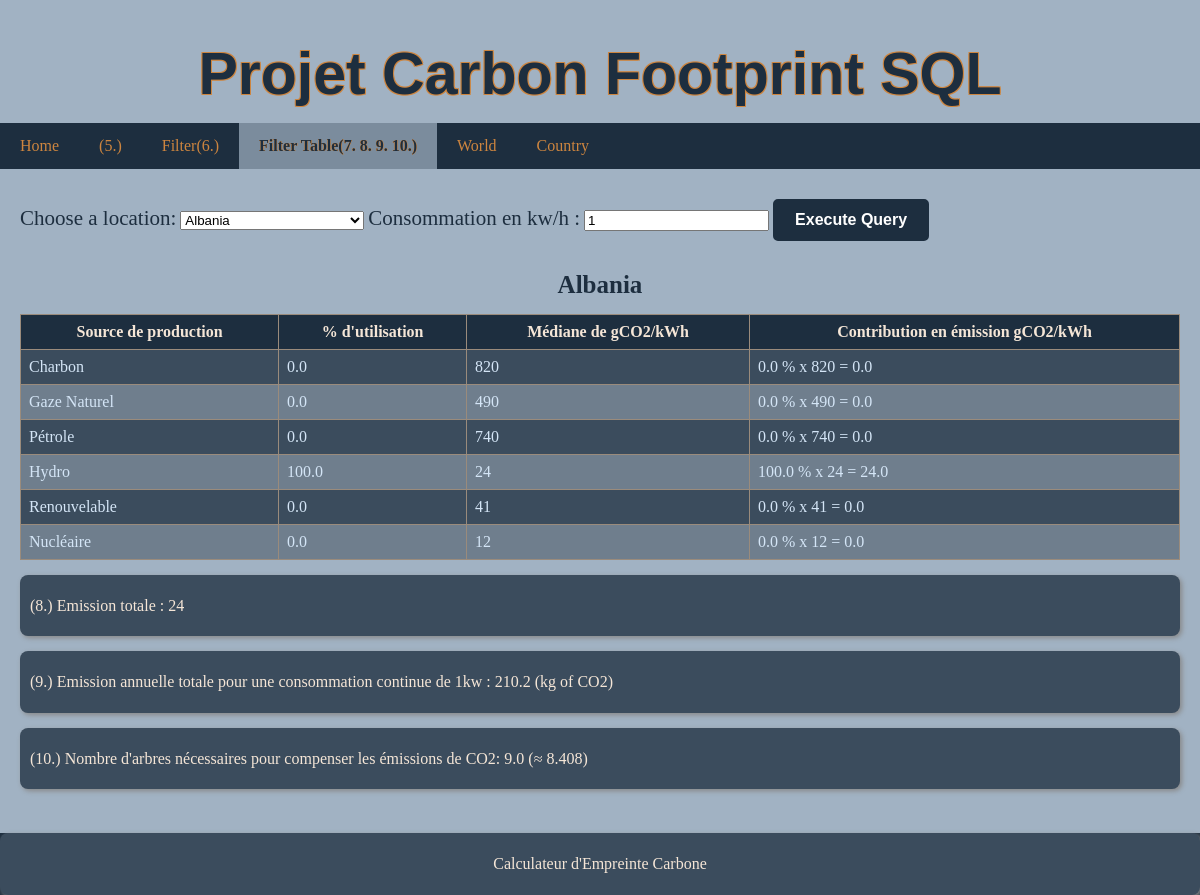
Page /filter_table on the committed database.
### tables this page shows
CREATE TABLE Country (
	Country VARCHAR(50),
	Coal REAL,
	Gas REAL,
	Oil REAL,
	Hydro REAL,
	Renewable REAL,
	Nuclear REAL
);

### app/app.py (the view)
@app.route('/filter_table', methods=['GET', 'POST'])
def filter_table():
    titles = []
    comments = []
    total_ft = 0
    consumed_e = "1"
    country_value = 'Albania'
    countries = query_database("SELECT Country FROM Country")
    countries = [country[0] for country in countries]
    select_options = countries
    median = [820, 490, 740, 24, 41, 12]
    rows_name = ['Charbon', 'Gaze Naturel', 'Pétrole', 'Hydro', 'Renouvelable', 'Nucléaire']
    cols = ['Source de production', '% d\'utilisation', 'Médiane de gCO2/kWh', 'Contribution en émission gCO2/kWh']
    if request.method == 'POST':
        selected_opt = request.form['select_opts']
        country_value = selected_opt
        if request.form['kw-hours'] :
            consumed_e = request.form['kw-hours']
        titles = selected_opt
        if selected_opt in countries:
            query_result = query_database(f"SELECT * FROM Country WHERE Country = '{selected_opt}';")[0]
    else :
        titles = 'Albania'
        query_result = query_database(f"SELECT * FROM Country WHERE Country = 'Albania';")[0]
    for i in range(6):
        total_ft += round(query_result[i+1]*median[i]/100)
    comments.append(f"(8.) Emission totale : {total_ft}")
    yearly_ft = round(total_ft/1000*24*365*int(consumed_e), 1)
    comments.append(f"(9.) Emission annuelle totale pour une consommation continue de {consumed_e}kw : {yearly_ft} (kg of CO2)")
    comments.append(f"(10.) Nombre d'arbres nécessaires  pour compenser les émissions de CO2: {(yearly_ft//25)+1} (≈ {yearly_ft/25})")
    return render_template('custom.html', query_result=query_result, select_options=select_options, \
        cols = cols, active_tab = 'filter_table', median = median, rows_name = rows_name, \
        titles = titles, total_ft = total_ft, comments = comments, consumed_e=consumed_e, \
        country_value=country_value)

### app/app.py (called while the page is built)
def query_database(query):
    try:
        conn = sqlite3.connect(DATABASE)
        c = conn.cursor()
        c.execute(query)
        data = c.fetchall()
        conn.close()
        return data
    except sqlite3.Error as e:
        return f"An error occurred: {e}"

### app/templates/custom.html
{% extends "base.html" %}
{% block content %}
        {% if active_tab == 'filter' %}
        <form action="/filter" method="post">
        {% elif active_tab == 'filter_table' %}
        <form action="/filter_table" method="post">
        {% endif %}
            <label for="opts-select">Choose a location:</label>
            <select name="select_opts" id="opts-select", value ={{ country_value }}>
                {% for opt in select_options %}
                    <option value="{{ opt }}" {% if opt == country_value %} selected {% endif %}>{{ opt }}</option>
                {% endfor %}
            </select>
            {% if active_tab == 'filter_table' %}
                <label for="kw-h"> Consommation en kw/h :</label>
                <input type="number" name="kw-hours" id="kw-h" step="1", value={{ consumed_e }}>
            {% endif %}
            <button type="submit" class="styled-button">Execute Query</button>
        </form>
        <table>
          {% if titles %}
          <caption>{{ titles }}</caption>
          {% endif %}
          <thead>
            <tr>
                {% if active_tab == 'filter' %}
                    <th>{{ cols[0][1] }}</th>
                    {% for col in cols[1:] %}
                        <th>{{ col[1] }} %</th>
                    {% endfor %}
                {% elif active_tab == 'filter_table' %}
                    {% for col in cols %}
                    <th>{{ col }}</th>
                    {% endfor %}
                {% endif %}
            </tr>
          </thead>
          <tbody>
            {% if active_tab == 'filter' %}
                {% for target in query_result %}
                    <tr>
                        {% for cell in target %}
                        <td>{{ cell }}</td>
                        {% endfor %}
                    </tr>
                {% endfor %}
            {% elif active_tab == 'filter_table' %}
                {% for i in range(6) %}
                    <tr>
                        <td>{{ rows_name[i] }}</td>
                        <td>{{ query_result[i+1] }}</td>
                        <td>{{ median[i] }}</td>
                        <td>{{ query_result[i+1] }} % x {{ median[i] }} = {{  (query_result[i+1]*median[i]/100)|round }}</td>
                    </tr>
                {% endfor %}
            {% endif %}
        </tbody>
        </table>
        {% if comments %}
            {% for i in range(comments|length) %}
                <article>
                    <p>{{ comments[i] }}</p>
                </article>
            {% endfor %}
        {% endif %}
{% endblock %}

### app/static/main.css (style rules this page uses)
body { font-family: Georgia, 'Times New Roman', Times, serif,Arial, sans-serif; background-color: #a1b2c3; color: #d4e5f6; margin: 0; }
p { color: #f5e6d7; font-size: 16px; line-height: 1.6; margin: 8px 0; }
table { width: 100%; border-collapse: collapse; margin-top: 20px; }
th, td { border: 1px solid #9a8b7c; padding: 8px; }
th { background-color: #1d2e3f; color: #f5e6d7; margin-top: 10px; }
tr:nth-child(even) { background-color: #6f7e8d; }
tr:nth-child(odd) { background-color: #3b4c5d; }
caption { padding: 10px 0 15px 0; color:#1d2e3f; font-weight:bold; font-size:25px; }
article { background-color: #3b4c5d; padding: 10px; margin-top: 15px; border-radius: 8px; box-shadow: 2px 2px 5px #888888; }
label { color : #1d2e3f; font-size:21px; margin-bottom: 4px; }
select { margin-bottom: 6px; }
.styled-button { display: inline-block; padding: 10px 20px; margin-top : 10px; border: 2px solid #1d2e3f; border-radius: 5px; background-color: #1d2e3f; color: #fff; font-size: 16px; font-weight: bold; text-align: center; text-decoration: none; cursor: pointer; transition: background-color 0.3s, color 0.3s, border-color 0.3s; }

### rows in the picture
Country: Country "Albania", Coal "0.0" "0.0" "0.0" "100.0" "0.0" "0.0", Coal "0.0" "0.0" "0.0" "100.0" "0.0" "0.0", (query_result[i+1]*median[i]/100)|round "0.0" "0.0" "0.0" "24.0" "0.0" "0.0"

### other values in the picture
{{ col }} "Source de production" "% d'utilisation" "Médiane de gCO2/kWh" "Contribution en émission gCO2/kWh"
{{ rows_name[i] }} "Charbon" "Gaze Naturel" "Pétrole" "Hydro" "Renouvelable" "Nucléaire"
{{ median[i] }} "820" "490" "740" "24" "41" "12"
{{ comments[i] }} "(8.) Emission totale : 24" "(9.) Emission annuelle totale pour une consommation continue de 1kw : 210.2 (kg of CO2)" "(10.) Nombre d'arbres nécessaires pour compenser les émissions de CO2: 9.0 (≈ 8.408)"
form field select_opts "Albania"
